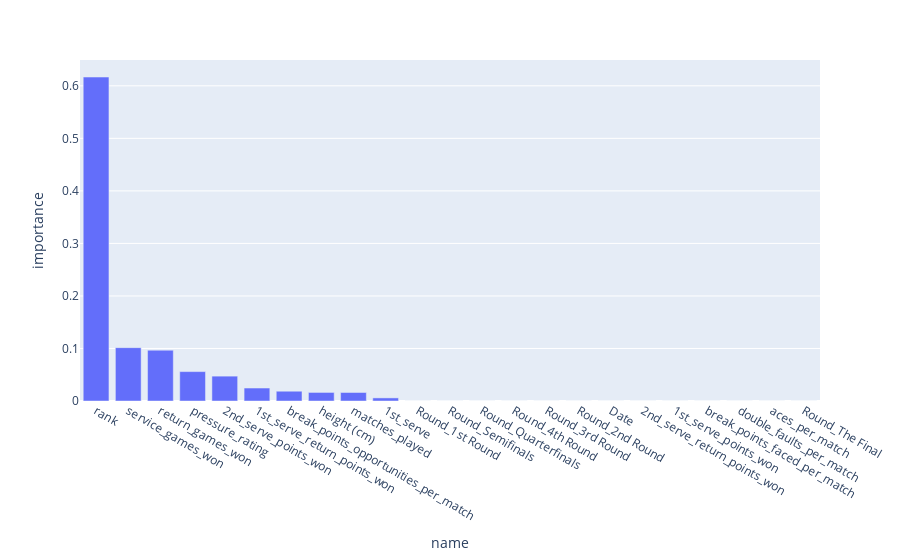

Notebook cell for this chart:
### Code cell
px.bar(features.sort_values('importance',ascending=False), 'name','importance')

### Figure 1 — Plotly figure (JSON) as saved in the notebook; plotly's stock layout.template omitted (floating-point values rounded to 4 significant figures)
{"data": [{"alignmentgroup": "True", "hovertemplate": "name=%{x}<br>importance=%{y}<extra></extra>", "legendgroup": "", "marker": {"color": "#636efa", "pattern": {"shape": ""}}, "name": "", "offsetgroup": "", "orientation": "v", "showlegend": false, "textposition": "auto", "type": "bar", "x": ["rank", "service_games_won", "return_games_won", "pressure_rating", "2nd_serve_points_won", "1st_serve_return_points_won", "break_points_opportunities_per_match", "height (cm)", "matches_played", "1st_serve", "Round_1st Round", "Round_Semifinals", "Round_Quarterfinals", "Round_4th Round", "Round_3rd Round", "Round_2nd Round", "Date", "2nd_serve_return_points_won", "1st_serve_points_won", "break_points_faced_per_match", "double_faults_per_match", "aces_per_match", "Round_The Final"], "xaxis": "x", "y": [0.6167, 0.1016, 0.09674, 0.05596, 0.04733, 0.0247, 0.01862, 0.0163, 0.0162, 0.005899, 0, 0, 0, 0, 0, 0, 0, 0, 0, 0, 0, 0, 0], "yaxis": "y"}], "layout": {"barmode": "relative", "legend": {"tracegroupgap": 0}, "margin": {"t": 60}, "xaxis": {"anchor": "y", "domain": [0, 1], "title": {"text": "name"}}, "yaxis": {"anchor": "x", "domain": [0, 1], "title": {"text": "importance"}}}}
